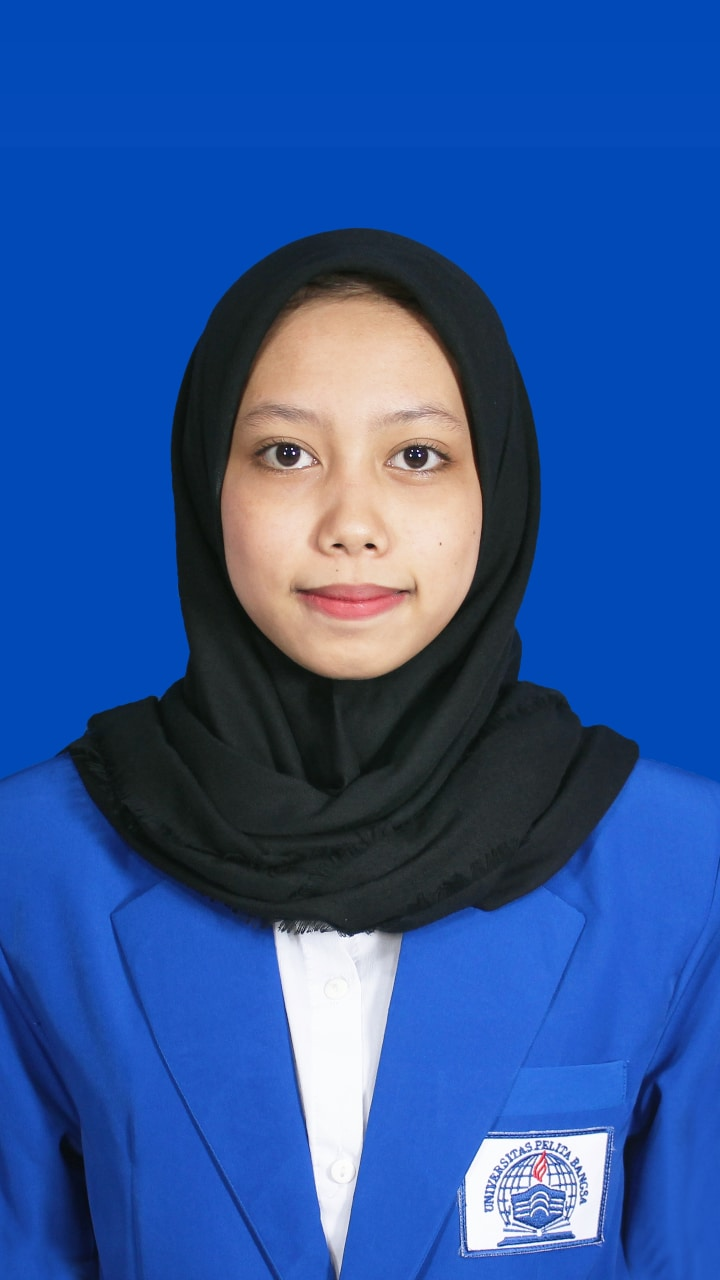
#> input picture img/zidna.jpg, 720 x 1280 px
$ python -i tugas.py   (imports and definitions only)
#> lines starting #> are read from the running program, lines starting #| are printed output that depends on the picture; after the words box and inside, x2 and y2 are one past the last pixel; in counts of white or black regions, pixels touching at a corner belong together
import streamlit as st
import cv2
import numpy as np

def rgb_to_hsv(image):
    hsv_image = cv2.cvtColor(image, cv2.COLOR_RGB2HSV)
    return hsv_image

def calculate_histogram(image):
    histogram = cv2.calcHist([image], [0], None, [256], [0, 256])
    return histogram

# [5 lines left out: function adjust_brightness_contrast, not called in this run]

def find_contours(image):
    gray_image = cv2.cvtColor(image, cv2.COLOR_RGB2GRAY)
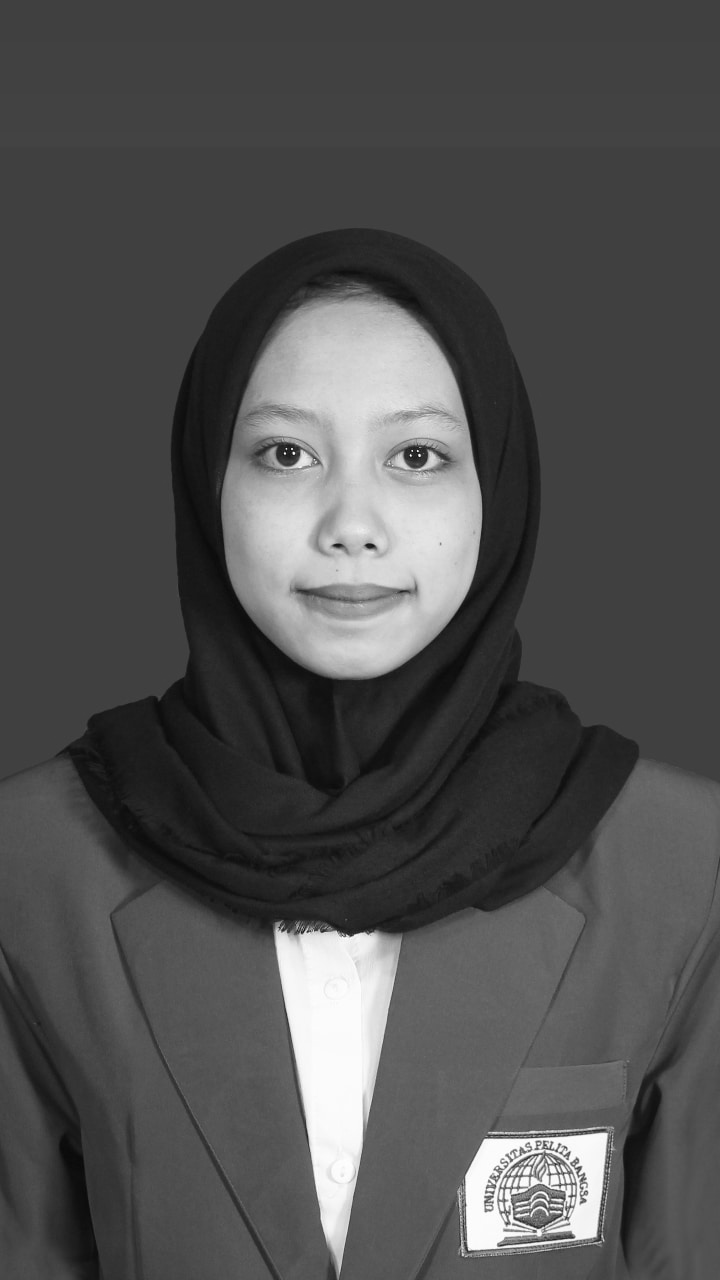
#> gray_image: shape (1280, 720); min 9, max 255, mean 79.7
    _, threshold = cv2.threshold(gray_image, 127, 255, 0)
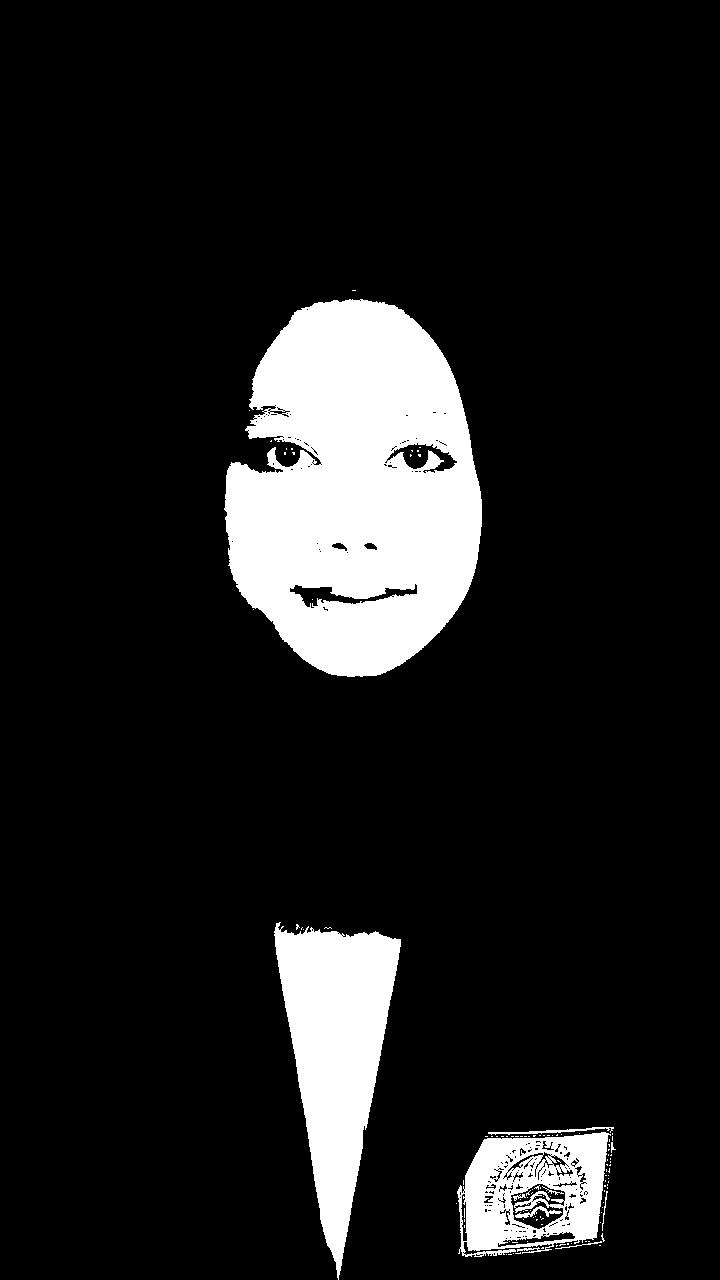
#> threshold: shape (1280, 720); 11.7% white; 113 white regions (103 under 20 px)
    contours, _ = cv2.findContours(threshold, cv2.RETR_TREE, cv2.CHAIN_APPROX_SIMPLE)
#> contours = 400 contours, 361 with area under 20; largest, box (x1, y1, x2, y2) and area: (224, 299, 482, 677) 72834, (274, 922, 401, 1280) 23000, (457, 1132, 611, 1257) 14820, (510, 1183, 566, 1230) 1534, (289, 583, 418, 609) 1150
    return contours

# [83 lines left out: function main, not called in this run]


# [2 lines not run here, left out]

>>> import cv2
>>> picture = cv2.cvtColor(cv2.imread('../img/zidna.jpg'), cv2.COLOR_BGR2RGB)
>>> result = find_contours(picture)
#> result has the same summary as contours in find_contours
